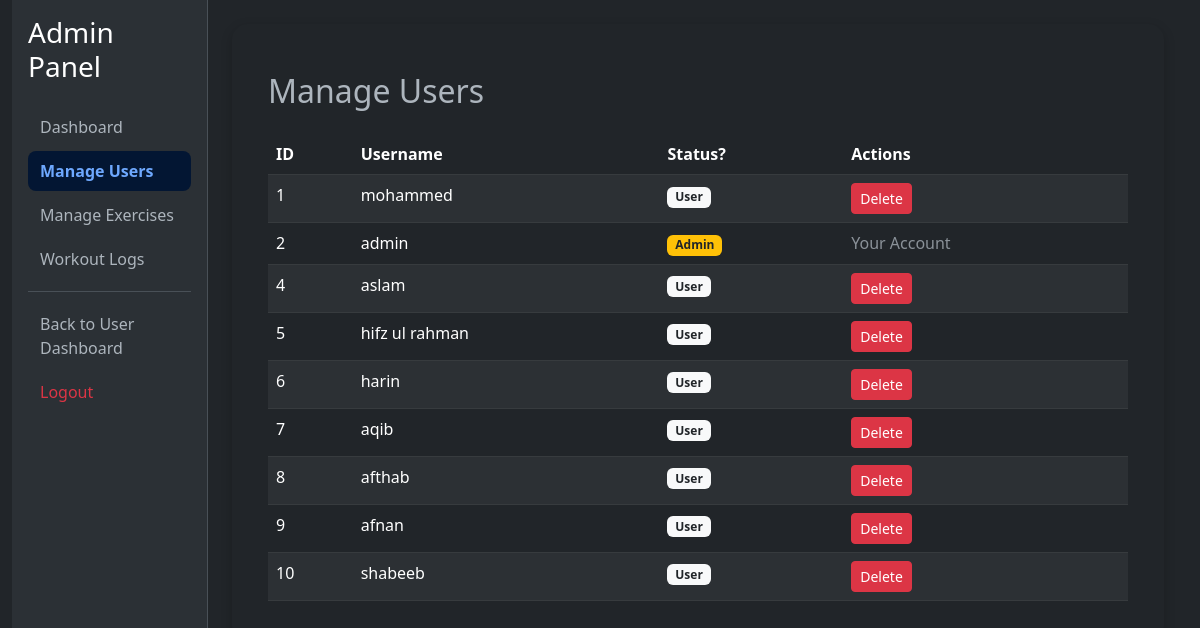
The app's page /admin/users (signed in) with its own data.
### tables this page shows
CREATE TABLE "users" (
	"id"	INTEGER,
	"username"	TEXT NOT NULL UNIQUE,
	"password"	TEXT NOT NULL,
	"is_admin"	INTEGER DEFAULT 0,
	PRIMARY KEY("id" AUTOINCREMENT)
);

### app.py (the view)
@app.route('/admin/users')
@admin_required
def admin_users():
    conn = sqlite3.connect("workout_tracker.db")
    c = conn.cursor()
    c.execute("SELECT id, username, is_admin FROM users")
    users = c.fetchall()
    conn.close()
    return render_template('admin/users.html', users=users)

### app.py (called while the page is built)
def admin_required(f):
    @wraps(f)
    def decorated_function(*args, **kwargs):
        if not session.get('user_id') or not session.get('is_admin'):
            flash("Access Denied. Admins Only.", "error")
            return redirect('/dashboard')
        return f(*args, **kwargs)
    return decorated_function

### templates/admin/users.html
{% extends 'admin/base.html' %}
{% block content %}
<div class="container mt-4">
    <h2 class="mb-4">Manage Users</h2>
    <table class="table table-dark table-striped">
        <thead>
            <tr>
                <th>ID</th>
                <th>Username</th>
                <th>Status?</th>
                <th>Actions</th>
            </tr>
        </thead>
        <tbody>
            {% for user in users %}
            <tr>
                <td>{{ user[0] }}</td>
                <td>{{ user[1] }}</td>
                <td>
                    {% if user[2] %}
                        <span class="badge bg-warning text-dark">Admin</span>
                    {% else %}
                        <span class="badge bg-light text-dark">User</span>
                    {% endif %}
                </td>
                <td>
                    {% if user[0] != session['user_id'] %}
                    <a href="/admin/delete_user/{{ user[0] }}" class="btn btn-sm btn-danger" onclick="return confirm('Delete this user?')">Delete</a>
                    {% else %}
                    <span class="text-muted">Your Account</span>
                    {% endif %}
                </td>
            </tr>
            {% endfor %}
        </tbody>
    </table>
</div>
{% endblock %}

### records on screen
users: id "1", username "mohammed", is_admin "User"
users: id "2", username "admin", is_admin "Admin", shows "Your Account"
users: id "4", username "aslam", is_admin "User"
users: id "5", username "hifz ul rahman", is_admin "User"
users: id "6", username "harin", is_admin "User"
users: id "7", username "aqib", is_admin "User"
users: id "8", username "afthab", is_admin "User"
users: id "9", username "afnan", is_admin "User"
users: id "10", username "shabeeb", is_admin "User"
